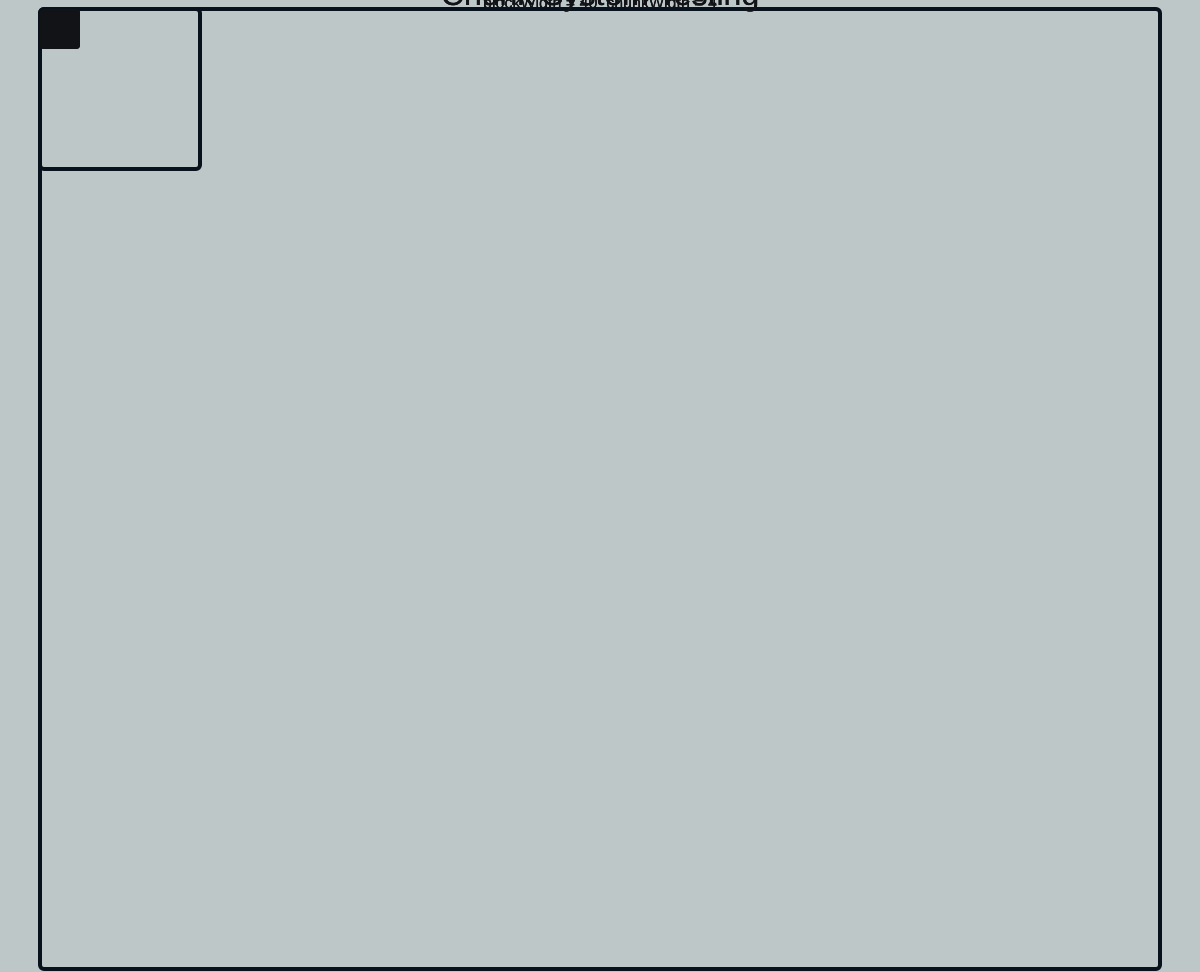
Frame 1 (no input)
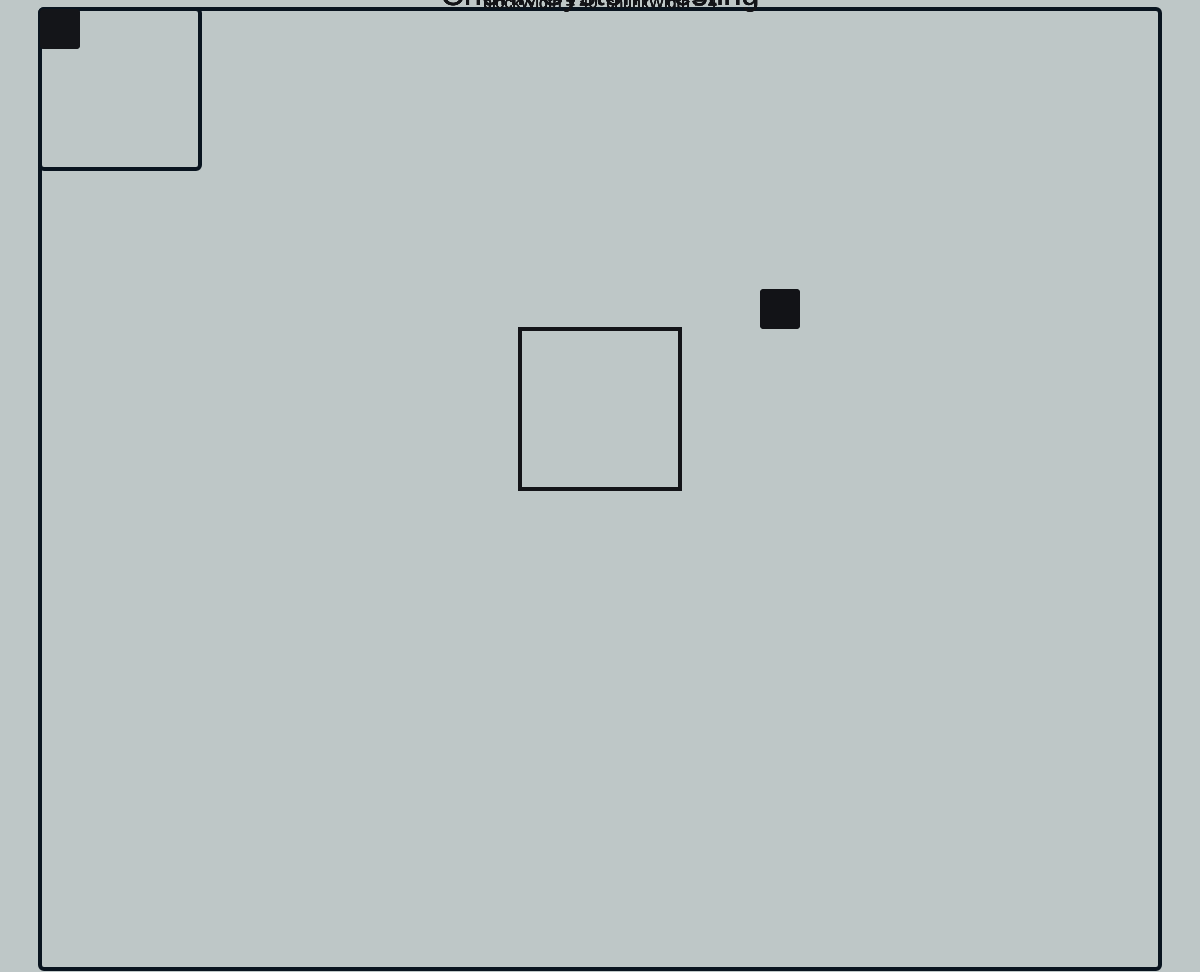
Frame 2 (the mouse pressed at the canvas centre, redrawn once)

The p5.js sketch that drew these frames (run headless with seeded random() and noise() and a simulated clock; the mouse was pressed at the canvas centre and the sketch redrawn once):

// p5.js sketch
// ── sketch.js
let blockWidth = 40;
let chunkWidth = 4;

function setup() {
  cnv = createCanvas(windowWidth, windowHeight-28);
  cnv.mousePressed(loopIfInBounds);
  cnv.mouseReleased(noLoopIfInBounds);
  cnv.mouseWheel(newBlock);
    
  bg_col = color(190, 199, 199);
  blue_col = color(18, 19, 23);
  black_col = color(6, 17, 28);
  
  strokeWeight(4);
  textAlign(CENTER);
  noLoop();
  
  bg_col.setAlpha(255);
  background(bg_col);
  bg_col.setAlpha(1);
  
  calculateChunkConstants();
  drawHeader();

  stroke(black_col);
  noFill();
  rect(offsetX, offsetY, chunkColumnsP, chunkRowsP, blockWidth/10);
  
  square(offsetX, offsetY, blockWidth * chunkWidth, blockWidth/10);
  
  noStroke();
  fill(blue_col);
  square(offsetX, offsetY, blockWidth, blockWidth/10);
}

function draw() {
  drawHeader();
  
  if (mouseIsPressed) {
    if (inBounds(mouseX, mouseY)) {
      cPos = getCoordinateSystemPosition(mouseX, mouseY);
      frames = getChunkIndex(cPos[0], cPos[1]);
      
      newBlock();
    }
  } else {
   newBlock();
  }
}

function drawHeader() {
  textSize(32);
  text('Chunk System Testing', width/2, offsetY/2);
  textSize(16);
  text(`blockWidth = ${blockWidth}\tchunkWidth = ${chunkWidth}`, width/2, offsetY/1.2);
}

function loopIfInBounds() {
  if (inBounds(mouseX, mouseY)) {
    loop();
  }
}

function noLoopIfInBounds() {
  if (inBounds(mouseX, mouseY)) {
    noLoop();
  }
}

function keyPressed() {
  if (isLooping()) {
    noLoop();
  } else {
    loop(); 
  }
}

function newBlock() {
  background(bg_col);
  
  pos = getWorldPosition(frames);
  
  square(
    pos[0]*blockWidth+offsetX,
    pos[1]*blockWidth%chunkRowsP+offsetY,
    blockWidth,
    blockWidth/10
  );
  
  frames++;
}

function calculateChunkConstants() {
  // How many positions fit in each chunk
  chunkSize = (chunkWidth**2);
  
  // How many columns and rows of columns fit on the screen
  chunkColumns = floor(width / blockWidth / chunkWidth);
  chunkRows = floor(height / blockWidth / chunkWidth);
  
  // How many pixels these columns and rows are contained in
  chunkColumnsP = chunkColumns * blockWidth * chunkWidth;
  chunkRowsP = chunkRows * blockWidth * chunkWidth;
  
  // Center the display rect
  offsetX = (width - chunkColumnsP) / 2;
  offsetY = (height - chunkRowsP) / 4 * 3;
  
  // How many positions fit in each row
  rowSize = chunkSize * chunkColumns;
  frames = 0;
}

function inBounds(x, y) {
  return x > offsetX && y > offsetY && x < width-offsetX && y < height-offsetY;
}

function getCoordinateSystemPosition(x, y) {
  return [
    floor((x-offsetX)/blockWidth),
    floor((y-offsetY)/blockWidth)
  ];
}

function getIndex(x, y) {
  return x + y * chunkWidth;
}

function getChunkIndex(x, y) {
  // Coordinates of the chunk
  chunkCoordinateX = floor(x/chunkWidth);
  chunkCoordinateY = floor(y/chunkWidth);
  
  noFill();
  stroke(blue_col);
  square(
    chunkCoordinateX*chunkWidth*blockWidth + offsetX,
    chunkCoordinateY*chunkWidth*blockWidth + offsetY,
    chunkWidth*blockWidth
  );
  noStroke();
  fill(blue_col);
  
  // Coordinates relative to the chunk
  chunkPositionX = x%chunkWidth;
  chunkPositionY = y%chunkWidth;
  
  // Index of the chunk
  chunkIndex = getIndex(chunkCoordinateX, chunkCoordinateY, chunkColumns);

  // Total chunk index
  chunkIndex *= chunkWidth**2;

  // Index inside the chunk
  positionIndex = getIndex(chunkPositionX, chunkPositionY, chunkWidth);

  return chunkIndex + positionIndex;
}

function getWorldPosition(index) {
  // Index of the position inside the chunk
  // (0 <= chunkIndex <= chunkSize)
  chunkIndex = index%chunkSize;
  
  // Index of the current row
  // (0 <= rowIndex <= rowSize)
  rowIndex = index%rowSize;
  
  // Position of the chunk
  chunkIndexX = (index-chunkIndex)/chunkSize%chunkColumns*chunkWidth;
  chunkIndexY = (index-rowIndex)/rowSize*chunkWidth;
  
  // Position relative to chunk
  x = chunkIndex%chunkWidth;
  y = (chunkIndex-x)/chunkWidth;
  
  // Add chunk offset
  x += chunkIndexX;
  y += chunkIndexY;
    
  return [x, y];
}
